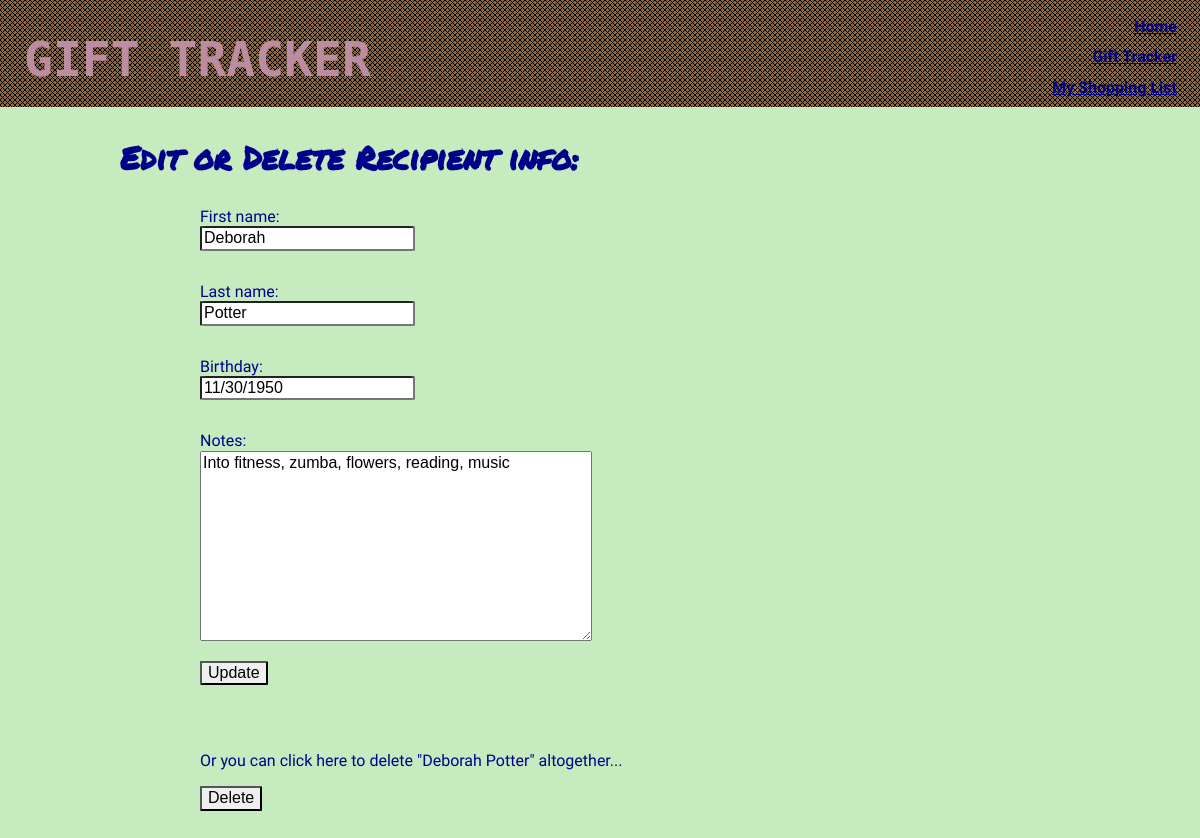
Page /idea_tracker/recipient_update/55/ on the committed database.
### idea_tracker/models.py (models this page shows, shortened)
class Recipient(models.Model):
    first_name = models.CharField(max_length=30)
    last_name = models.CharField(max_length=30)
    birthday = models.CharField(max_length=10, blank=True)
    notes = models.TextField(max_length=255, blank=True)
    def __str__(self):
        return "{} {}".format(self.first_name, self.last_name)

### idea_tracker/views.py (the view, shortened to what this page needs)
# urls.py: url(r'^recipient_update/(?P<pk>\d+)/$', views.RecipientUpdate.as_view(), name='recipient_update_form'),
class RecipientUpdate(UpdateView):
    model = models.Recipient
    fields = ['first_name', 'last_name', 'birthday', 'notes']
    template_name_suffix = '_update_form'

### idea_tracker/templates/idea_tracker/recipient_update_form.html
{% extends 'layout.html' %}
{% load static from staticfiles %}
{% block content %}
<h3>Edit or Delete Recipient info:</h3>
<form action='' method="POST">{% csrf_token %}
    {{ form.as_p }}
    <input type="Submit" value="Update">
</form>
    <br>
<form action="/idea_tracker/recipient_delete/{{ object.pk }}" method="GET">{% csrf_token %}
    <p>Or you can click here to delete "{{ object }}" altogether...</p>
    <input type="Submit" value="Delete">
</form>
{% endblock %}

### assets/css/layout.css (style rules this page uses)
:root { background: #c6ebbe; }
h3, h4, h5 { color: darkblue; font-family: 'Permanent Marker', cursive, 'Courier New', serif; font-size: 2em; }
form { color: darkblue; font-family: 'Kalam', cursive; width: 50em; margin: 0 auto; }
label, input { display: block; border-radius: 3% }
input { margin-bottom: 2em; }

### rows in the picture
Recipient: first_name "Deborah", last_name "Potter", birthday "11/30/1950", notes "Into fitness, zumba, flowers, reading, music", first_name+last_name "Deborah Potter"
